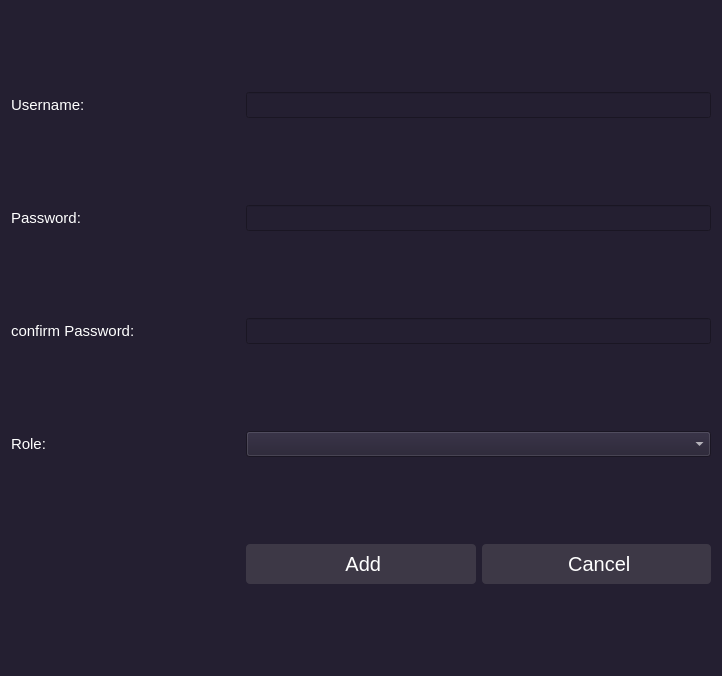
<?xml version="1.0" encoding="UTF-8"?>
<ui version="4.0">
 <class>add_user_form</class>
 <widget class="QWidget" name="add_user_form">
  <property name="geometry">
   <rect>
    <x>0</x>
    <y>0</y>
    <width>722</width>
    <height>676</height>
   </rect>
  </property>
  <property name="windowTitle">
   <string>Form</string>
  </property>
  <property name="styleSheet">
   <string notr="true">QWidget{
background-color:rgb(36, 31, 49);
color:rgb(255, 255, 255);
font-size:15px
}
            QPushButton {
                background-color: rgb(61, 56, 70);
                color:rgb(255, 255, 255);
                border: none;
                padding: 8px 16px;
                border-radius: 4px;
					font-size:20px
            }
            QPushButton:hover {
                background-color:rgb(192, 191, 188);
					color:black;
            }
QPushButton:disabled {
    background-color: rgb(222, 221, 218); /* Change the disabled color as desired */
}
QToolButton:pressed {
    background-color: rgb(153, 193, 241);  /* Change the pressed color as desired */
}
            QToolButton {
                background-color: rgb(53, 132, 228);
                color:black;
                border: none;
                padding: 8px 16px;
                border-radius: 4px;
            }
            QToolButton:hover {
                background-color:rgb(246, 245, 244);
					color:black;
            }
QToolButton:disabled {
    background-color: rgb(222, 221, 218); /* Change the disabled color as desired */
}
QPushButton:pressed {
    background-color: rgb(153, 193, 241);  /* Change the pressed color as desired */
}

</string>
  </property>
  <layout class="QGridLayout" name="gridLayout">
   <item row="0" column="0">
    <widget class="QLabel" name="label">
     <property name="text">
      <string>Username:</string>
     </property>
    </widget>
   </item>
   <item row="3" column="0">
    <widget class="QLabel" name="label_2">
     <property name="text">
      <string>Role:</string>
     </property>
    </widget>
   </item>
   <item row="1" column="0">
    <widget class="QLabel" name="label_3">
     <property name="text">
      <string>Password:</string>
     </property>
    </widget>
   </item>
   <item row="4" column="3">
    <widget class="QPushButton" name="add_button">
     <property name="styleSheet">
      <string notr="true">QPushButton {
    background-color:rgb(61, 56, 70);
	
	color: rgb(255, 255, 255);
	font-size: 20px

}

QPushButton:hover {
    background-color: rgb(119, 118, 123);  /* Change the hover color as desired */
}

QPushButton:pressed {
    background-color: rgb(192, 191, 188);  /* Change the pressed color as desired */
}

QPushButton:disabled {
    background-color: rgb(222, 221, 218); /* Change the disabled color as desired */
}</string>
     </property>
     <property name="text">
      <string> Add</string>
     </property>
     <property name="icon">
      <iconset>
       <normaloff>../../icons/ok.png</normaloff>../../icons/ok.png</iconset>
     </property>
     <property name="iconSize">
      <size>
       <width>30</width>
       <height>30</height>
      </size>
     </property>
    </widget>
   </item>
   <item row="4" column="4">
    <widget class="QPushButton" name="cancel_button">
     <property name="styleSheet">
      <string notr="true">QPushButton {
    background-color:rgb(61, 56, 70);
	
	color: rgb(255, 255, 255);
	font-size: 20px

}

QPushButton:hover {
    background-color: rgb(119, 118, 123);  /* Change the hover color as desired */
}

QPushButton:pressed {
    background-color: rgb(192, 191, 188);  /* Change the pressed color as desired */
}

QPushButton:disabled {
    background-color: rgb(222, 221, 218); /* Change the disabled color as desired */
}</string>
     </property>
     <property name="text">
      <string> Cancel</string>
     </property>
     <property name="icon">
      <iconset>
       <normaloff>../../icons/cancel.png</normaloff>../../icons/cancel.png</iconset>
     </property>
     <property name="iconSize">
      <size>
       <width>30</width>
       <height>30</height>
      </size>
     </property>
    </widget>
   </item>
   <item row="3" column="3" colspan="2">
    <widget class="QComboBox" name="role_comboBox"/>
   </item>
   <item row="2" column="3" colspan="2">
    <widget class="QLineEdit" name="password_input_2">
     <property name="echoMode">
      <enum>QLineEdit::Password</enum>
     </property>
    </widget>
   </item>
   <item row="1" column="3" colspan="2">
    <widget class="QLineEdit" name="password_input">
     <property name="echoMode">
      <enum>QLineEdit::Password</enum>
     </property>
    </widget>
   </item>
   <item row="0" column="3" colspan="2">
    <widget class="QLineEdit" name="username_input"/>
   </item>
   <item row="2" column="0">
    <widget class="QLabel" name="label_4">
     <property name="text">
      <string>confirm Password:</string>
     </property>
    </widget>
   </item>
  </layout>
 </widget>
 <resources/>
 <connections/>
</ui>
